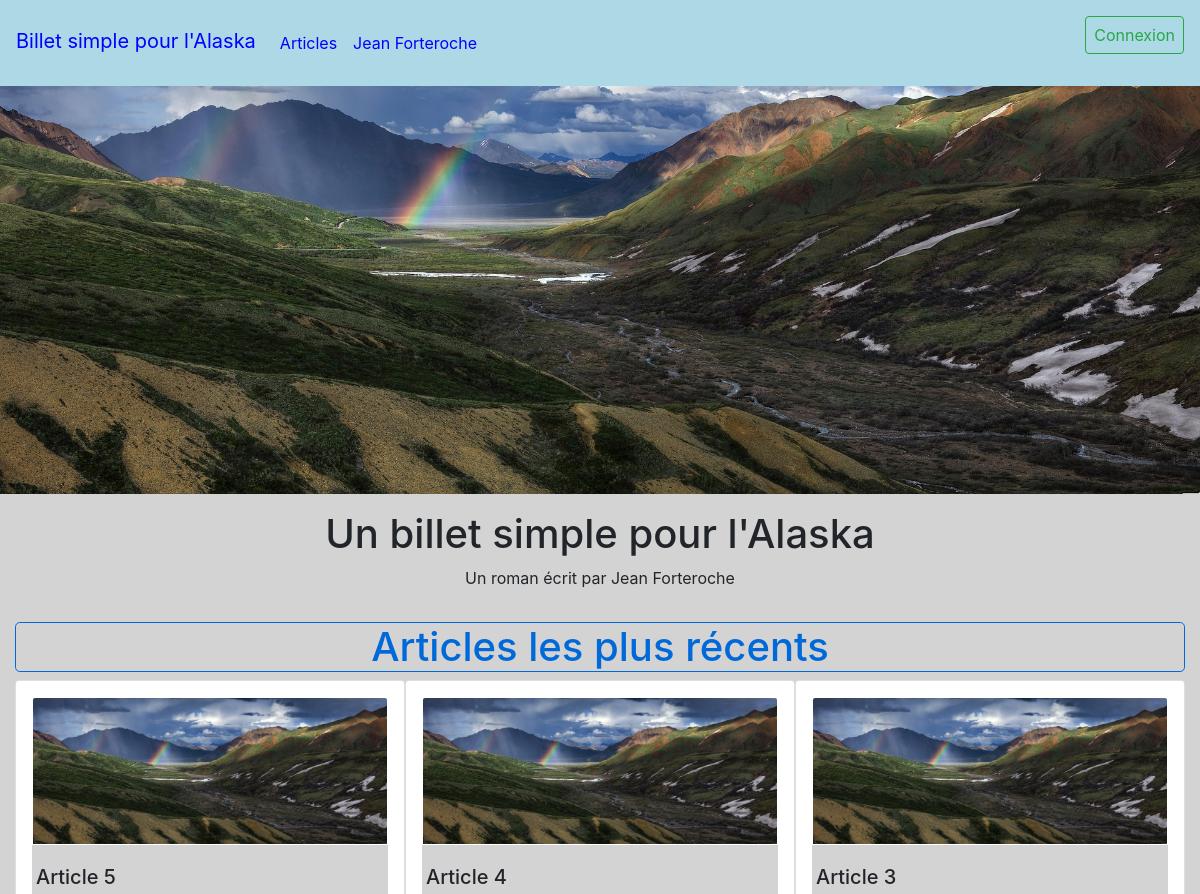
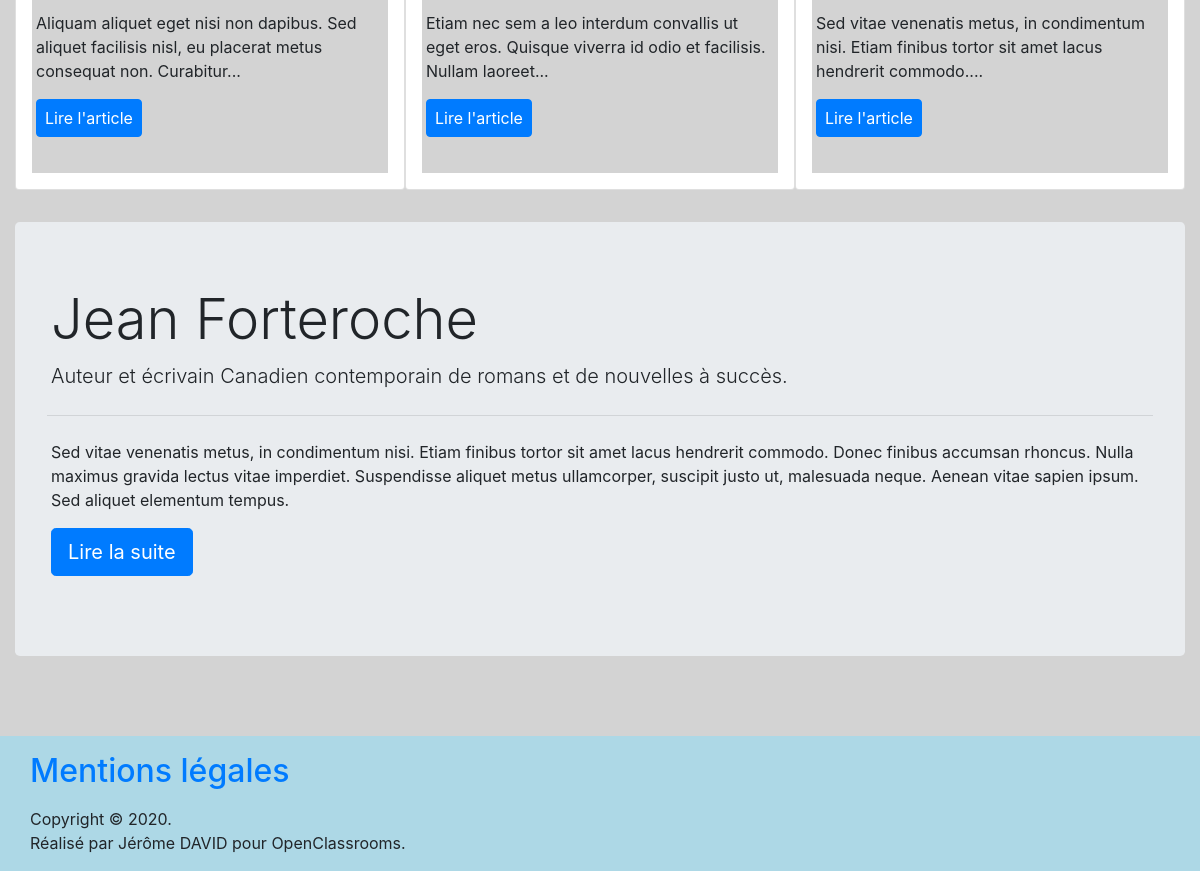
The page / on the database its author committed (2 pictures, top to bottom).
### tables this page shows
CREATE TABLE `post` (
  `id` int(11) NOT NULL,
  `title` varchar(255) NOT NULL,
  `message` text NOT NULL,
  `creation_date` date NOT NULL
);

### controller/ControllerHome.php (called while the page is built, shortened)
<?php
  class ControllerHome {
    public function homeView() {
      require 'model/Post.php';
      $lastposts = new Post();
      $post = $lastposts->getLastPosts();
      require 'view/accueil.php';
    }
  }

### model/Post.php (called while the page is built, shortened)
<?php
  class Post extends Database {
    public function getLastPosts() {
      $db = Database::getConnection();
      $post = $db->query('SELECT * FROM post ORDER BY id DESC LIMIT 3');
      return $post;
    }
  }

### view/accueil.php (the view, shortened to what this page needs)
<!DOCTYPE html>
<html lang="fr" dir="ltr">
  <?php
    require'head.php';
    ?>
  <body class="sectionbackground">
    <?php
      if (isset($_SESSION['admin'])) {
        if ($_SESSION['admin'] == 'ok') {
          require'adminheader.php';
        } else {
          require'header.php';
        }
      } else {
        require'header.php';
      }
    ?>
    <section class="herosection sectionmargin">
      <div class="hero">
        <div class="herocaption center">
          <img src="images/alaska.jpg" alt="Alaska image">
            <h1>Un billet simple pour l'Alaska</h1>
              <p>Un roman écrit par Jean Forteroche</p>
        </div>
      </div>
    </section>
    <section class="container sectionmargin row justify-content-around" id="episodes">
      <h1 class="articles container">Articles les plus récents</h1>
      <?php while($p = $post->fetch()) { ?>
      <div class="card col-4">
        <img class="card-img-top" src="images/alaska.jpg" alt="Card image cap">
        <div class="card-body">
          <h5 class="card-title"><?= $p['title'] ?></h5>
            <?php if (strlen($p['message']) < 101) { ?>
                  <p class="card-text"><p><?= $p['message']; ?></p>
              <?php } else { ?>
                <p class="card-text"><p><?= $p['message'] = mb_substr($p['message'], 0, strpos($p['message'], ' ', 100)); ?>...</p>
              <?php } ?>
              <a class="btn btn-primary" href="index.php?action=article&id=<?= $p['id'] ?>">Lire l'article</a>
        </div>
      </div>
      <?php } ?>
    </section>
    <section class="sectionmargin container" id="bio">
      <div class="jumbotron">
        <h1 class="display-4">Jean Forteroche</h1>
            <p class="lead">Auteur et écrivain Canadien contemporain de romans et de nouvelles à succès.</p>
            <hr class="my-4">
            <p>Sed vitae venenatis metus, in condimentum nisi. Etiam finibus tortor sit amet lacus hendrerit commodo. Donec finibus accumsan rhoncus. Nulla maximus gravida lectus vitae imperdiet. Suspendisse aliquet metus ullamcorper, suscipit justo ut, malesuada neque. Aenean vitae sapien ipsum. Sed aliquet elementum tempus.</p>
            <a class="btn btn-primary btn-lg" href="index.php?action=bio" role="button">Lire la suite</a>
      </div>
    </section>
    <?php require'footer.php' ?>
  </body>
</html>

### index.php (shortened to what this page needs)
<?php
  require'controller/ControllerHome.php';
  if (isset($_GET['action'])) {
    if ($_GET['action'] == 'articles') {
      $controller = new ControllerHome();
      $controller->listArticles();
    }
    elseif ($_GET['action'] == 'login') {
      $controller = new ControllerHome();
      $controller->login();
    }
    elseif ($_GET['action'] == 'comment') {
      if (isset($_GET['id']) && $_GET['id'] > 0) {
        $controller = new ControllerHome();
        $controller->createcomment();
      }
      else {
        $_SESSION['info'] = "Erreur : aucune page trouvée";
        $controller = new ControllerHome();
        $controller->homeView();
      }
    }
    elseif ($_GET['action'] == 'create') {
      $controller = new ControllerAdmin();
      $controller->createList();
    }
    elseif ($_GET['action'] == 'createpost') {
      $controller = new ControllerAdmin();
      $controller->createPost();
    }
    elseif ($_GET['action'] == 'delete') {
      $controller = new ControllerAdmin();
      $controller->deleteList();
    }
    elseif ($_GET['action'] == 'deletepost') {
      if (isset($_GET['id']) && $_GET['id'] > 0) {
      $controller = new ControllerAdmin();
      $controller->deletePost();
      }
      else {
        $_SESSION['info'] = "Erreur : aucune page trouvée";
        $controller = new ControllerHome();
        $controller->homeView();
      }
    }
    elseif ($_GET['action'] == 'update') {
      $controller = new ControllerAdmin();
      $controller->updateList();
    }
    elseif ($_GET['action'] == 'updatepost') {
      if (isset($_GET['id']) && $_GET['id'] > 0) {
          $controller = new ControllerAdmin();
          $controller->updatePost();
      }
      else {
        $_SESSION['info'] = "Erreur : aucune page trouvée";
      }
    }
    elseif ($_GET['action'] == 'getpost') {
      if (isset($_GET['id']) && $_GET['id'] > 0) {
      $controller = new ControllerAdmin();
      $controller->getPost();
      }
      else {
        $_SESSION['info'] = "Erreur : aucune page trouvée";
        $controller = new ControllerHome();
        $controller->homeView();
      }
    }
    elseif ($_GET['action'] == 'report') {
      if (isset($_GET['id']) && $_GET['id'] > 0) {
      $controller = new ControllerHome();
      $controller->reportCommentary();
      }
      else {
        $_SESSION['info'] = "Erreur : aucune page trouvée";
        $controller = new ControllerHome();
        $controller->homeView();
      }
    }
    elseif ($_GET['action'] == 'admin') {
      if (isset($_SESSION['admin'])) {
        if ($_SESSION['admin'] == 'ok') {
          $controller = new ControllerAdmin();
          $controller->adminView();
        } else {
          $_SESSION['info'] = "Vous n'êtes pas administrateur";
          $controller = new ControllerHome();
          $controller->homeView();
        }
      } else {
        $_SESSION['info'] = "Vous n'êtes pas administrateur";
        $controller = new ControllerHome();
        $controller->homeView();
      }
    }
    elseif ($_GET['action'] == 'bio') {
      $controller = new ControllerHome();
      $controller->bioView();
    }
    elseif ($_GET['action'] == 'article') {
      if (isset($_GET['id']) && $_GET['id'] > 0) {
        $controller = new ControllerHome();
        $controller->getPost();
      }
      else {
        $_SESSION['info'] = "Erreur : aucune page trouvée";
        $controller = new ControllerHome();
        $controller->homeView();
      }
    }
    elseif ($_GET['action'] == 'logout') {
      $controller = new ControllerHome();
      $controller->logout();
    }
    elseif ($_GET['action'] == 'moderate') {
      $controller = new ControllerAdmin();
      $controller->listReported();
    }
    elseif ($_GET['action'] == 'validatecommentary') {
      if (isset($_GET['id']) && $_GET['id'] > 0) {
        $controller = new ControllerAdmin();
        $controller->validateCommentary();
      }
      else {
        $_SESSION['info'] = "Erreur : aucune page trouvée";
        $controller = new ControllerHome();
        $controller->homeView();
      }
    }
    elseif ($_GET['action'] == 'deletecommentary') {
      if (isset($_GET['id']) && $_GET['id'] > 0) {
        $controller = new ControllerAdmin();
        $controller->deleteCommentary();
      }
      else {
        $_SESSION['info'] = "Erreur : aucune page trouvée";
        $controller = new ControllerHome();
        $controller->homeView();
      }
    }
    elseif ($_GET['action'] == 'pswdlostform') {
      $controller = new ControllerAdmin();
      $controller->pswdlostView();
    }
    elseif ($_GET['action'] == 'passwordlost') {
      $controller = new ControllerAdmin();
      $randomInt = $controller->generateTempPwd($_POST['email']);
      sendTempPwd($_POST['email'], $randomInt);
    }
    elseif ($_GET['action'] == 'changepswdform') {
      $controller = new ControllerAdmin();
      $controller->changepswdView();
    }
    elseif ($_GET['action'] == 'changepassword') {
      $controller = new ControllerAdmin();
      $controller->updatePwd($_POST['old_pwd'],$_POST['new_log_pwd'],$_POST['new_log_pwd_confirm']);
    }
    elseif ($_GET['action'] == 'mentionslegales') {
      $controller = new ControllerHome();
      $controller->mentionslegalesView();
    }
  }
  else {
    $controller = new ControllerHome();
    $controller->homeView();
  }

### view/head.php (shortened to what this page needs)
<head>
    <link rel="stylesheet" href="css/style.css">
    <link rel="stylesheet" href="css/bootstrap-grid.min.css">
    <link rel="stylesheet" href="css/bootstrap-reboot.min.css">
    <link rel="stylesheet" href="css/bootstrap.min.css">
</head>

### view/header.php (shortened to what this page needs)
<header class="navbarfixed">
    <nav class="navbar navbar-expand-lg navbar-dark bg-dark">
      <a class="navbar-brand" href="index.php">Billet simple pour l'Alaska</a>
      <div class="collapse navbar-collapse" id="navbarNavDropdown">
          <ul class="navbar-nav">
            <li class="nav-item">
                <a class="nav-link" href="index.php?action=articles">Articles<span class="sr-only"></span></a>
            </li>
            <li class="nav-item">
                <a class="nav-link" href="index.php?action=bio">Jean Forteroche<span class="sr-only"></span></a>
            </li>
          </ul>
      </div>
    <button class="btn btn-outline-success" type="button" data-toggle="modal" data-target="#login">Connexion</button>
  </nav>
</header>

### view/footer.php (shortened to what this page needs)
<footer>
    <div class="footer-inner">
		<div class="row">
            <div class="container footer-area">
                <div class="col-md-9 col-sm-12 footer-area" role="complementary">
                <div id="nav_menu-4" class="footer_menu">
                    <a href="index.php?action=mentionslegales"><h2 class="footer-title">Mentions légales</h2></a>
                </div>
                </div>
                <div class="site-info col-sm-6">
				<div class="copyright-text">
					Copyright © 2020. <br />Réalisé par Jérôme DAVID pour OpenClassrooms.
                </div>
			</div>
	       </div>
		</div>
	</div>
</footer>

### css/style.css (style rules this page uses)
.center { align-items: center; justify-content: center; }
.sectionmargin { margin-bottom: 1rem; }
.sectionbackground { background-color: lightgrey; }
h1 { margin: 0 .25rem; }
p { padding: 0 .25rem; }
.navbarfixed { position: absolute; width: 100%; z-index: 1; }
.herocaption { height: 100%; width: 100%; display: flex; flex-direction: column; }
.herocaption img { max-height: 100%; max-width: 100%; }
.herocaption h1 { margin-top: 1rem; text-align: center; }
.articles { text-align: center; border: solid 1px #0069D9; color: #0069D9; border-radius: .3rem; }
.card-title { margin-left: .25rem; }
.btn-primary { margin-left: .25rem; }
.footer-inner { background-color: #ADD8E6; margin-top: 5rem; }
.footer-title { margin: 1rem 0; }
.copyright-text { padding-bottom: 1rem; }

### rows shown on the page
post: title "Article 5", message "Aliquam aliquet eget nisi non dapibus. Sed aliquet facilisis nisl, eu placerat metus consequat non. Curabitur"
post: title "Article 4", message "Etiam nec sem a leo interdum convallis ut eget eros. Quisque viverra id odio et facilisis. Nullam laoreet"
post: title "Article 3", message "Sed vitae venenatis metus, in condimentum nisi. Etiam finibus tortor sit amet lacus hendrerit commodo."
